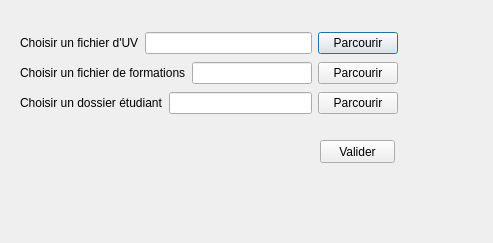
<?xml version="1.0" encoding="UTF-8"?>
<ui version="4.0">
 <class>OpeningWindow</class>
 <widget class="QDialog" name="OpeningWindow">
  <property name="geometry">
   <rect>
    <x>0</x>
    <y>0</y>
    <width>493</width>
    <height>243</height>
   </rect>
  </property>
  <property name="windowTitle">
   <string>OpeningWindow</string>
  </property>
  <widget class="QWidget" name="verticalLayoutWidget">
   <property name="geometry">
    <rect>
     <x>20</x>
     <y>30</y>
     <width>378</width>
     <height>89</height>
    </rect>
   </property>
   <layout class="QVBoxLayout" name="mainlayout">
    <item>
     <layout class="QHBoxLayout" name="layoutUV">
      <item>
       <widget class="QLabel" name="lblUV">
        <property name="text">
         <string>Choisir un fichier d'UV</string>
        </property>
       </widget>
      </item>
      <item>
       <widget class="QLineEdit" name="txtUV"/>
      </item>
      <item>
       <widget class="QPushButton" name="btnParcourirUV">
        <property name="text">
         <string>Parcourir</string>
        </property>
       </widget>
      </item>
     </layout>
    </item>
    <item>
     <layout class="QHBoxLayout" name="layoutFormation">
      <item>
       <widget class="QLabel" name="lblFormation">
        <property name="text">
         <string>Choisir un fichier de formations</string>
        </property>
       </widget>
      </item>
      <item>
       <widget class="QLineEdit" name="txtFormation"/>
      </item>
      <item>
       <widget class="QPushButton" name="btnParcourirFormation">
        <property name="text">
         <string>Parcourir</string>
        </property>
       </widget>
      </item>
     </layout>
    </item>
    <item>
     <layout class="QHBoxLayout" name="layoutEtudiant">
      <item>
       <widget class="QLabel" name="label_3">
        <property name="text">
         <string>Choisir un dossier étudiant</string>
        </property>
       </widget>
      </item>
      <item>
       <widget class="QLineEdit" name="txtEtudiant"/>
      </item>
      <item>
       <widget class="QPushButton" name="btnParcourirEtudiant">
        <property name="text">
         <string>Parcourir</string>
        </property>
       </widget>
      </item>
     </layout>
    </item>
   </layout>
  </widget>
  <widget class="QPushButton" name="btnValider">
   <property name="geometry">
    <rect>
     <x>320</x>
     <y>140</y>
     <width>75</width>
     <height>23</height>
    </rect>
   </property>
   <property name="text">
    <string>Valider</string>
   </property>
  </widget>
 </widget>
 <resources/>
 <connections/>
</ui>
